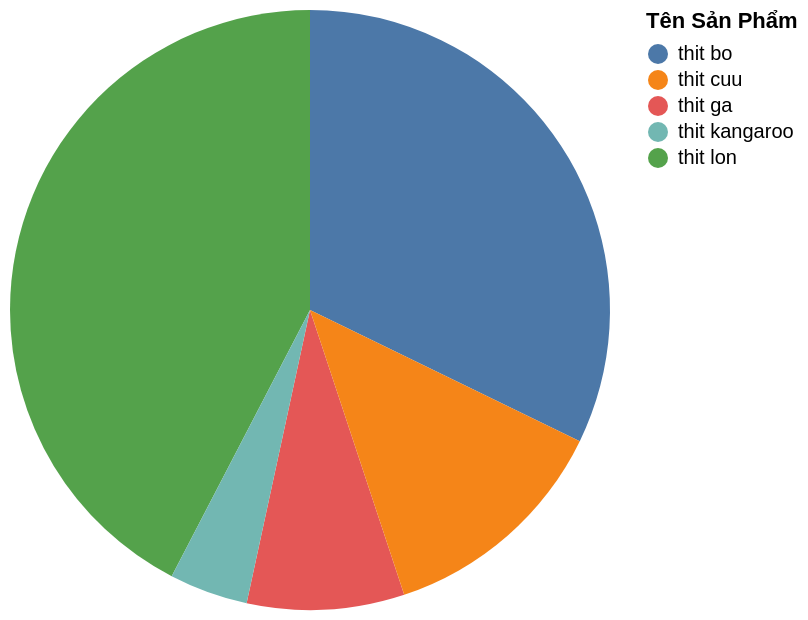

Vega-Lite specification stored for this chart:
### Vega-Lite specification from a JSON file in a GitHub repository (floating-point values rounded to 4 significant figures)
{"$schema": "https://vega.github.io/schema/vega-lite/v6.json", "description": "Tỷ lệ doanh thu các sản phẩm trong tháng trước", "data": {"name": "input_data"}, "mark": "arc", "encoding": {"theta": {"field": "revenue", "type": "quantitative"}, "color": {"field": "product_name", "type": "nominal", "legend": {"title": "Tên Sản Phẩm"}}}, "transform": [{"calculate": "datum.revenue", "as": "revenue"}], "datasets": {"input_data": [{"product_name": "thit lon", "revenue": 10000000}, {"product_name": "thit bo", "revenue": 7600000}, {"product_name": "thit ga", "revenue": 2000000}, {"product_name": "thit cuu", "revenue": 3000000}, {"product_name": "thit kangaroo", "revenue": 1000000}]}}
